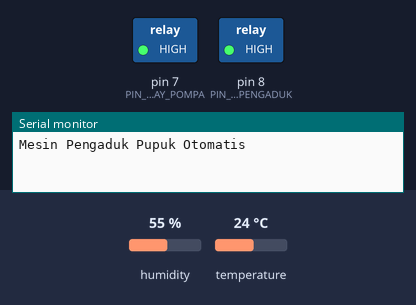
Simulated run of this sketch. Board: Arduino Uno, built with avr-gcc and run on an emulated ATmega328P. On the bench: switched loads named in the sketch (green lamp = pin HIGH), the last lines printed to the serial monitor. The test bench sets the inputs (shaded band); at power-on: temperature 24 °C, humidity 55 %.

Above: at 1.2 s.
1.3 s: temperature set to 22 °C
At 3.5 s:
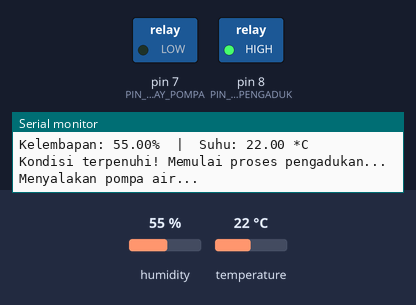
7.7 s: temperature set to 19 °C
At 9.3 s:
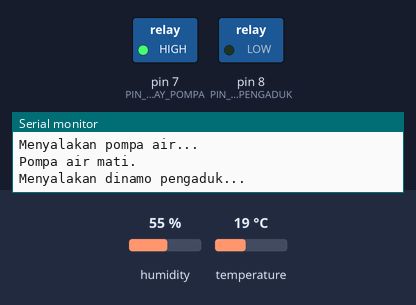
Timing chart, 0 to 10.8 s (numbered marks = the images above; inputs shaded):
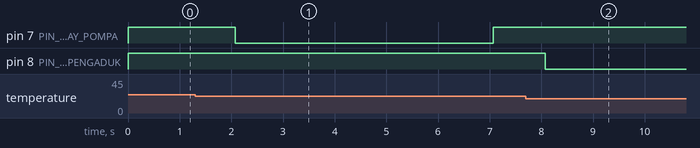

Measured:
- the behaviour switches between 21 and 20 °C on temperature (found by bisection; images 1 and 2)

The sketch:

mesin_kkn.ino
```cpp
 #include <DHT.h>

#define PIN_DHT 2
#define PIN_RELAY_POMPA 7
#define PIN_RELAY_PENGADUK 8

const float SUHU_AKTIF = 20.0;
const float KELEMBAPAN_AKTIF = 98.0;

const unsigned long DURASI_POMPA = 5000;
const unsigned long DURASI_PENGADUK = 120000;
const unsigned long PERIODE_TUNGGU = 120000;

#define TIPE_DHT DHT11
DHT dht(PIN_DHT, TIPE_DHT);

void setup() {
  Serial.begin(9600);
  Serial.println("Mesin Pengaduk Pupuk Otomatis");

  pinMode(PIN_RELAY_POMPA, OUTPUT);
  pinMode(PIN_RELAY_PENGADUK, OUTPUT);

  digitalWrite(PIN_RELAY_POMPA, HIGH);
  digitalWrite(PIN_RELAY_PENGADUK, HIGH);

  dht.begin();
}

void loop() {
  delay(2000);

  float h = dht.readHumidity();
  float t = dht.readTemperature();

  if (isnan(h) || isnan(t)) {
    Serial.println("Gagal membaca dari sensor DHT!");
    return;
  }

  Serial.print("Kelembapan: ");
  Serial.print(h);
  Serial.print("%  |  ");
  Serial.print("Suhu: ");
  Serial.print(t);
  Serial.println(" *C");

  if (t > SUHU_AKTIF && h < KELEMBAPAN_AKTIF) {
    Serial.println("Kondisi terpenuhi! Memulai proses pengadukan...");

    Serial.println("Menyalakan pompa air...");
    digitalWrite(PIN_RELAY_POMPA, LOW);
    delay(DURASI_POMPA);

    digitalWrite(PIN_RELAY_POMPA, HIGH);
    Serial.println("Pompa air mati.");
    delay(1000);

    Serial.println("Menyalakan dinamo pengaduk...");
    digitalWrite(PIN_RELAY_PENGADUK, LOW);
    delay(DURASI_PENGADUK);

    digitalWrite(PIN_RELAY_PENGADUK, HIGH);
    Serial.println("Dinamo pengaduk mati.");

    Serial.print("Proses selesai. Menunggu ");
    Serial.print(PERIODE_TUNGGU / 60000);
    Serial.println(" menit sebelum pengecekan berikutnya.");
    delay(PERIODE_TUNGGU);

  } else {
    Serial.println("Kondisi normal, tidak ada tindakan.");
  }
}
```
